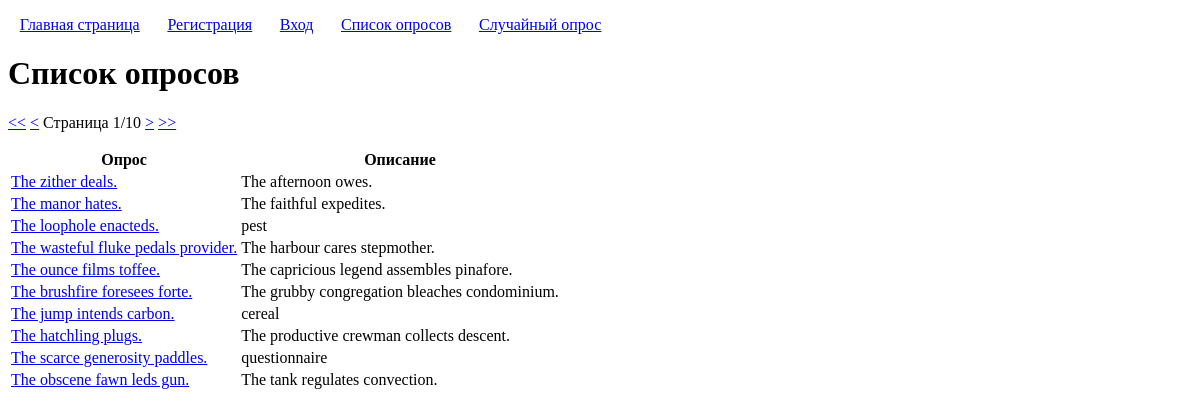
The app's page /enterpoll/polls/list/, older data.
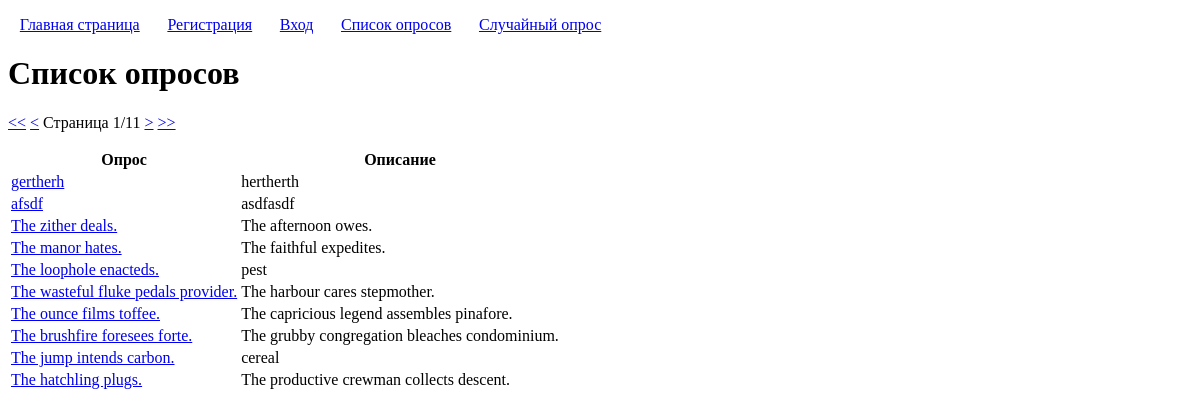
The same page, newer data.
### polls/models.py (models this page shows, shortened)
class Poll(models.Model):
	title = models.CharField('Заголовок', max_length=100, validators=[custom_validators.forbidden_words])
	description = models.CharField('Описание', max_length=100, blank=True, null=True, validators=[custom_validators.forbidden_words])
	user = models.ForeignKey(User, on_delete=models.CASCADE, verbose_name='Автор')
	created = models.DateTimeField('Время создания', auto_now_add=True)
	class Meta:
		constraints = [models.UniqueConstraint(fields=('title', 'user'), name="unique_poll" )]

### polls/views.py (the view)
# urls.py: path("polls/list/", views.PollsListView.as_view(), name="polls_list"),
class PollsListView(ListView):
	model = Poll
	ordering = '-created'
	paginate_by = 10
	page_kwarg = 'page_number'
	context_object_name = 'polls'
	template_name = 'polls/polls_list.html'
	def get_context_data(self, **kwargs):
		context = super().get_context_data(**kwargs)
		context['page_kwarg'] = self.page_kwarg
		return context

### templatetags/pagination.py (called while the page is built)
@register.inclusion_tag('pagination.html')
def pagination(page_kwarg, page_obj):
	return {'page_kwarg': page_kwarg, 'page_obj': page_obj}

### polls/templates/polls/polls_list.html (shortened to what this page needs)
{% extends "base.html" %}
{% load pagination %}
{% block h1 %}Список опросов{% endblock h1 %}
{% block content %}
	{% if polls %}
		{% pagination page_kwarg page_obj %}
		<table>
			<thead>
				<tr>
					<th>Опрос</th>
					<th>Описание</th>
				</tr>
			</thead>
			<tbody>
				{% for poll in page_obj %}
					<tr>
						<td>
							<a href="{% url 'poll_page' poll.pk %}">{{ poll.title }}</a>
						</td>
						<td>
							{{ poll.description }}
						</td>
					</tr>
				{% endfor %}
			</tbody>
		</table>
	{% else %}
		<p>Опросы отсутствуют.</p>
	{% endif %}
{% endblock content %}

Row changes from the older to the newer data that the page shows:
no longer on this page (row unchanged): Poll: title "The scarce generosity paddles.", description "questionnaire"
no longer on this page (row unchanged): Poll: title "The obscene fawn leds gun.", description "The tank regulates convection."
added Poll: title "gertherh", description "hertherth"
added Poll: title "afsdf", description "asdfasdf"
Text that changed along with them:
{{ page_obj.paginator.num_pages }}: "10" → "11"
